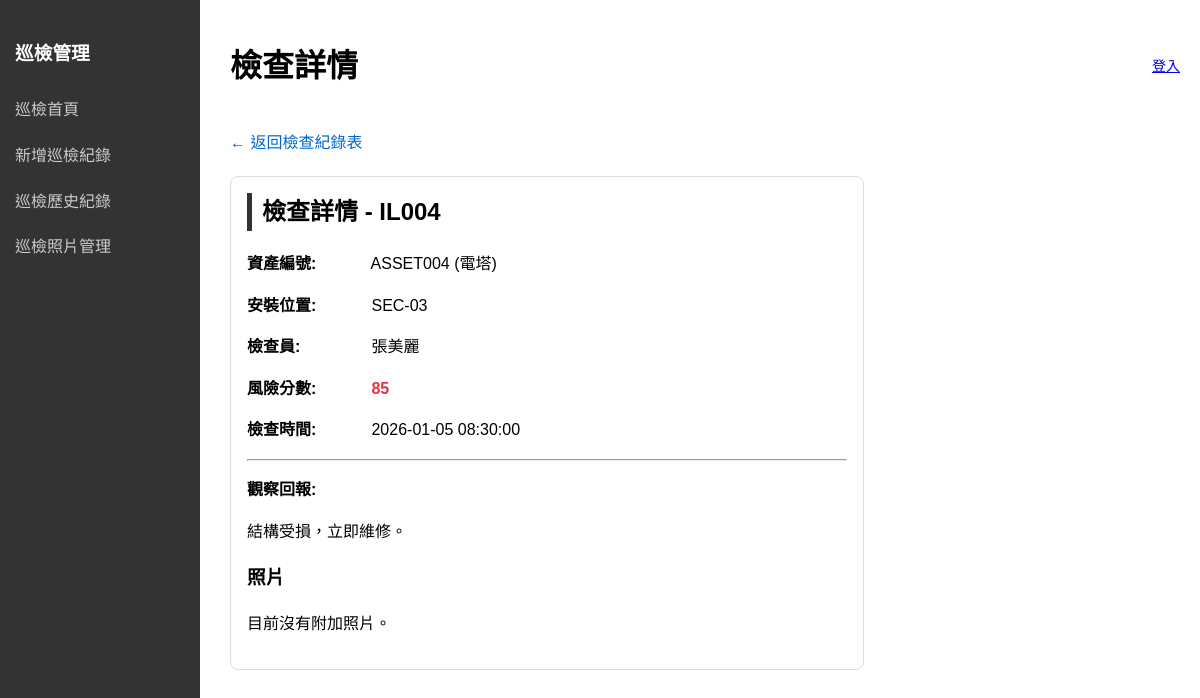
Screenshot of /src/public/inspec-details.php?id=IL004 with the database file from the repository.
### tables this page shows
CREATE TABLE IF NOT EXISTS `Inspectionlog` (
  `inspec_id` varchar(50) PRIMARY KEY NOT NULL comment '檢查紀錄ID',
  `asset_id` varchar(10) NOT NULL comment '資產ID',
  `inspector_id` varchar(10) NOT NULL comment '檢查員ID',
  `observation` text comment '觀察結果',
  `risk_score` int comment '風險分數' CHECK (`risk_score` BETWEEN 0 AND 100),
  `inspec_time` datetime NOT NULL comment '檢查時間'
) COMMENT = 'risk_score range: 0–100';

CREATE TABLE IF NOT EXISTS `Powerasset` (
  `asset_id` varchar(10) PRIMARY KEY NOT NULL comment '資產ID',
  `sector_id` varchar(50) NOT NULL comment '區域id',
  `type` varchar(20)  NOT NULL comment '電塔,電線桿...',
  `spec_id` varchar(50) NOT NULL comment '規格id',
  `gps` point comment '地理位置'
);

CREATE TABLE IF NOT EXISTS `Employees`(
  `id_num` varchar(10) PRIMARY KEY NOT NULL comment '員工ID',
  `fullname` varchar(100) NOT NULL comment '姓名',
  `role` enum('Inspector', 'Technician','assetmanager','deptmanager') NOT NULL comment '身分組',
  `account` varchar(50) NOT NULL comment '帳號',
  `userpwd` varchar(255) NOT NULL comment '密碼',
  `pwdhash` varchar(255) NOT NULL comment '密碼雜湊值',
  `status` enum('active', 'inactive') NOT NULL comment '帳號狀態',
  `email` varchar(100) comment '電子郵件',
  `created_at` datetime NOT NULL comment '帳號建立時間',
  `updated_at` datetime comment '帳號更新時間'
);

### src/public/inspec-details.php (the view, shortened to what this page needs)
<?php
try {
    $dsn = "mysql:host=" . $_ENV['DB_HOST'] . ";dbname=" . $_ENV['DB_NAME'] . ";port=" . $_ENV['DB_PORT'];
    $pdo = new PDO($dsn, $_ENV['DB_USER'], $_ENV['DB_PASS']);
    $pdo->setAttribute(PDO::ATTR_ERRMODE, PDO::ERRMODE_EXCEPTION);
} catch (PDOException $e) {
    die("Database connection failed: " . $e->getMessage());
}
$inspecId = $_GET['id'] ?? null;
$log = null;
$photos = [];
if ($inspecId) {
    $stmt = $pdo->prepare("SELECT il.*, pa.type AS asset_type, pa.sector_id, e.fullname AS inspector_name
        FROM Inspectionlog il
        JOIN Powerasset pa ON il.asset_id = pa.asset_id
        LEFT JOIN Employees e ON il.inspector_id = e.id_num
        WHERE il.inspec_id = ?");
    $stmt->execute([$inspecId]);
    $log = $stmt->fetch(PDO::FETCH_ASSOC);
    if ($log) {
        $photoStmt = $pdo->prepare("SELECT photo_id, url, filename, uploaded_at
            FROM Photos
            WHERE inspec_id = ? AND is_deleted = 0
            ORDER BY uploaded_at DESC");
        $photoStmt->execute([$inspecId]);
        $photos = $photoStmt->fetchAll(PDO::FETCH_ASSOC);
    }
}
?>
<!DOCTYPE html>
<html lang="zh-Hant">
<head>
    <link rel="stylesheet" href="css/style.css">
</head>
<body>
        <aside class="sidebar">
    <h3>巡檢管理</h3>
    <a href="inspections.php">巡檢首頁</a>
    <a href="new-inspec.php">新增巡檢紀錄</a>
    <a href="inspec-history.php">巡檢歷史紀錄</a>
    <a href="photos.php">巡檢照片管理</a>
</aside>
    <div class="main">
        <div class="headerflex">
            <h1>檢查詳情</h1>
            <div class="session-box">
                <?php if (!empty($_SESSION['employee_id'])): ?>
                    <div><?= htmlspecialchars($_SESSION['employee_name'] ?? $_SESSION['employee_account'] ?? '使用者') ?></div>
                    <div><?= htmlspecialchars($_SESSION['employee_role'] ?? '') ?></div>
                    <div><a href="logout.php">切換帳號</a></div>
                <?php else: ?>
                    <a href="login.php">登入</a>
                <?php endif; ?>
            </div>
        </div>
        <a href="inspections.php" class="back-link">← 返回檢查紀錄表</a>
        <?php if ($log): ?>
            <div class="detail-wrap detail-card">
                <h2 style="margin-top: 0;">檢查詳情 - <?= htmlspecialchars($log['inspec_id']) ?></h2>
                <p><span class="label">資產編號:</span> <?= htmlspecialchars($log['asset_id']) ?> (<?= htmlspecialchars($log['asset_type']) ?>)</p>
                <p><span class="label">安裝位置:</span> <?= htmlspecialchars($log['sector_id']) ?></p>
                <p><span class="label">檢查員:</span> <?= htmlspecialchars($log['inspector_name'] ?? $log['inspector_id']) ?></p>
                <p><span class="label">風險分數:</span>
                    <span class="<?= $log['risk_score'] >= 50 ? 'text-danger' : 'text-success' ?>">
                        <?= htmlspecialchars($log['risk_score']) ?>
                    </span>
                </p>
                <p><span class="label">檢查時間:</span> <?= htmlspecialchars($log['inspec_time']) ?></p>
                <hr>
                <p><span class="label">觀察回報:</span></p>
                <p><?= nl2br(htmlspecialchars($log['observation'])) ?></p>
                <h3>照片</h3>
                <?php if (count($photos) > 0): ?>
                    <div class="photo-list">
                        <?php foreach ($photos as $photo): ?>
                            <div class="photo-item">
                                <div><strong><?= htmlspecialchars($photo['filename'] ?: $photo['photo_id']) ?></strong></div>
                                <div><img src="<?= htmlspecialchars($photo['url']) ?>"></div>
                                <div style="font-size: 14px; color: #666;">上傳時間：<?= htmlspecialchars($photo['uploaded_at']) ?></div>
                            </div>
                        <?php endforeach; ?>
                    </div>
                <?php else: ?>
                    <p>目前沒有附加照片。</p>
                <?php endif; ?>
            </div>
        <?php else: ?>
            <p>找不到該筆檢查紀錄。</p>
        <?php endif; ?>
    </div>
</body>
</html>

### src/public/css/style.css (style rules this page uses)
body { font-family: sans-serif; margin: 0; line-height: 1.6; }
.main { margin-left: 210px; padding: 20px; }
.sidebar { height: 100%; width: 200px; position: fixed; z-index: 1; top: 0; left: 0; background-color: #333; padding-top: 20px; color: white; }
.sidebar h3 { padding: 0 15px; }
.sidebar a { padding: 10px 15px; text-decoration: none; font-size: 16px; color: #ccc; display: block; }
.detail-card { border: 1px solid #ccc; padding: 20px; max-width: 600px; border-radius: 8px; background: #fff; }
.label { font-weight: bold; width: 120px; display: inline-block; }
.text-danger { color: #dc3545; font-weight: bold; }
.back-link { display: block; margin-bottom: 20px; color: #0066cc; text-decoration: none; }
h2 { border-left: 5px solid #333; padding-left: 10px; margin-top: 40px; }

### src/public/inspec-details.php (style rules this page uses)
.headerflex { display: flex; justify-content: space-between; align-items: center; gap: 16px; margin-bottom: 16px; }
.session-box { text-align: right; font-size: 14px; line-height: 1.4; }
.detail-wrap { border: 1px solid #ddd; border-radius: 8px; padding: 16px; background: #fff; }

### rows the page displays
inspectionlog: inspec_id "IL004", asset "ASSET004", asset.type "電塔", asset.sector_id "SEC-03", inspector.fullname "張美麗", risk_score "85", inspec_time "2026-01-05 08:30:00", observation "結構受損，立即維修。"
